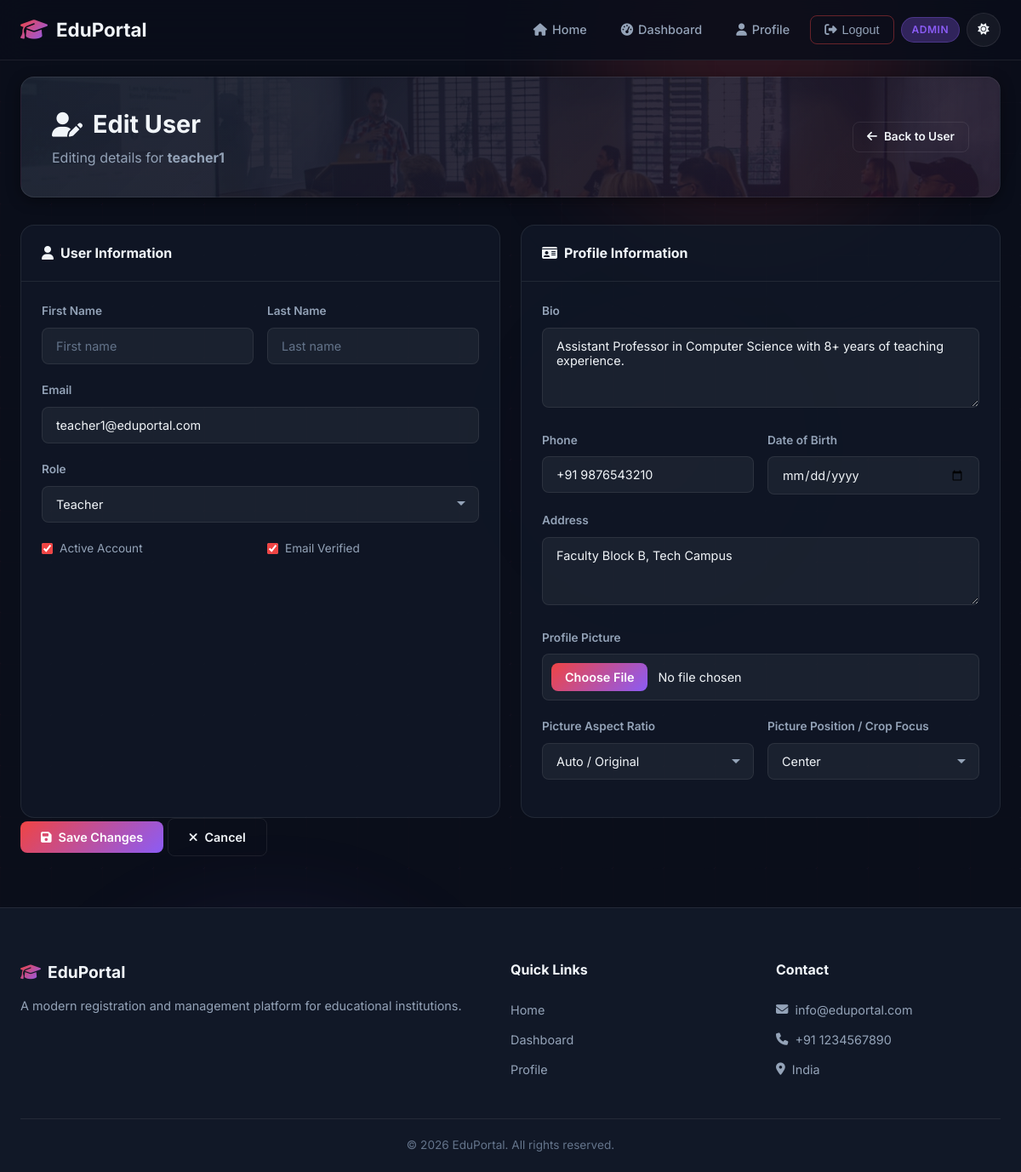
Screenshot of /dashboard/admin-panel/user/5/edit/ (signed in) with the database file from the repository.
### accounts/models.py (models this page shows, shortened)
class User(AbstractUser):
    class Role(models.TextChoices):
        STUDENT = 'student', 'Student'
        TEACHER = 'teacher', 'Teacher'
        ADMIN = 'admin', 'Admin'
    role = models.CharField(
        max_length=10,
        choices=Role.choices,
        default=Role.STUDENT,
    )
    email = models.EmailField(unique=True)
    is_email_verified = models.BooleanField(default=False)
    failed_login_attempts = models.IntegerField(default=0)
    lockout_until = models.DateTimeField(null=True, blank=True)
    @property
    def is_admin_user(self):
        return self.role == self.Role.ADMIN

class Profile(models.Model):
    user = models.OneToOneField(User, on_delete=models.CASCADE, related_name='profile')
    bio = models.TextField(max_length=500, blank=True)
    phone = models.CharField(max_length=15, blank=True)
    date_of_birth = models.DateField(null=True, blank=True)
    address = models.TextField(max_length=300, blank=True)
    profile_picture = models.ImageField(upload_to='profile_pics/', blank=True, null=True)
    avatar_ratio = models.CharField(
        max_length=10,
        choices=[
            ('1-1', '1:1 (Square)'),
            ('4-5', '4:5 (Portrait)'),
            ('16-9', '16:9 (Landscape)'),
            ('auto', 'Auto / Original')
        ],
        default='auto'
    )
    avatar_position = models.CharField(
        max_length=10,
        choices=[
            ('center', 'Center'),
            ('top', 'Top'),
            ('bottom', 'Bottom')
        ],
        default='center'
    )
    created_at = models.DateTimeField(auto_now_add=True)
    updated_at = models.DateTimeField(auto_now=True)

### dashboard/views.py (the view)
# urls.py: path('admin-panel/user/<int:user_id>/edit/', views.admin_edit_user, name='admin_edit_user'),
@admin_required
def admin_edit_user(request, user_id):
    managed_user = get_object_or_404(User, pk=user_id)
    profile, _ = Profile.objects.get_or_create(user=managed_user)
    student_detail = StudentDetail.objects.filter(user=managed_user).first()
    if request.method == 'POST':
        user_form = AdminEditUserForm(request.POST, instance=managed_user)
        profile_form = ProfileUpdateForm(request.POST, request.FILES, instance=profile)
        student_form = None
        if managed_user.is_student:
            if student_detail is None:
                student_detail = StudentDetail(user=managed_user)
            student_form = StudentDetailForm(request.POST, instance=student_detail)
        forms_valid = user_form.is_valid() and profile_form.is_valid()
        if student_form:
            forms_valid = forms_valid and student_form.is_valid()
        if forms_valid:
            user_form.save()
            profile_form.save()
            if student_form:
                student_form.save()
            messages.success(request, f'User "{managed_user.username}" updated successfully!')
            return redirect('dashboard:admin_manage_user', user_id=user_id)
    else:
        user_form = AdminEditUserForm(instance=managed_user)
        profile_form = ProfileUpdateForm(instance=profile)
        student_form = StudentDetailForm(instance=student_detail) if student_detail else None
    context = {
        'managed_user': managed_user,
        'user_form': user_form,
        'profile_form': profile_form,
        'student_form': student_form,
        'student_detail': student_detail,
    }
    return render(request, 'dashboard/admin_edit_user.html', context)

### accounts/forms.py
class AdminEditUserForm(forms.ModelForm):
    class Meta:
        model = User
        fields = ['first_name', 'last_name', 'email', 'role', 'is_active', 'is_email_verified']
        widgets = {
            'first_name': forms.TextInput(attrs={
                'class': 'form-input',
                'placeholder': 'First name',
            }),
            'last_name': forms.TextInput(attrs={
                'class': 'form-input',
                'placeholder': 'Last name',
            }),
            'email': forms.EmailInput(attrs={
                'class': 'form-input',
                'placeholder': 'Email address',
            }),
            'role': forms.Select(attrs={'class': 'form-input'}),
            'is_active': forms.CheckboxInput(attrs={'class': 'form-checkbox'}),
            'is_email_verified': forms.CheckboxInput(attrs={'class': 'form-checkbox'}),
        }

### templates/dashboard/admin_edit_user.html (shortened to what this page needs)
{% extends 'base.html' %}
{% block content %}
<section class="dashboard-section">
    <div class="dashboard-container">
        <div class="dashboard-header">
            <div class="dashboard-welcome">
                <h1><i class="fas fa-user-edit"></i> Edit User</h1>
                <p>Editing details for <strong>{{ managed_user.username }}</strong></p>
            </div>
            <div class="dashboard-actions">
                <a href="{% url 'dashboard:admin_manage_user' managed_user.pk %}" class="btn btn-outline btn-sm">
                    <i class="fas fa-arrow-left"></i> Back to User
                </a>
            </div>
        </div>
        <form method="POST" enctype="multipart/form-data">
            <div class="dashboard-grid">
                <div class="dashboard-card">
                    <div class="card-header">
                        <h2><i class="fas fa-user"></i> User Information</h2>
                    </div>
                    <div class="card-body">
                        <div class="form-row">
                            <div class="form-group">
                                <label class="form-label">First Name</label>
                                {{ user_form.first_name }}
                            </div>
                            <div class="form-group">
                                <label class="form-label">Last Name</label>
                                {{ user_form.last_name }}
                            </div>
                        </div>
                        <div class="form-group">
                            <label class="form-label">Email</label>
                            {{ user_form.email }}
                        </div>
                        <div class="form-group">
                            <label class="form-label">Role</label>
                            {{ user_form.role }}
                        </div>
                        <div class="form-row">
                            <div class="form-group checkbox-group">
                                <label class="checkbox-label">
                                    {{ user_form.is_active }}
                                    <span>Active Account</span>
                                </label>
                            </div>
                            <div class="form-group checkbox-group">
                                <label class="checkbox-label">
                                    {{ user_form.is_email_verified }}
                                    <span>Email Verified</span>
                                </label>
                            </div>
                        </div>
                    </div>
                </div>
                <div class="dashboard-card">
                    <div class="card-header">
                        <h2><i class="fas fa-id-card"></i> Profile Information</h2>
                    </div>
                    <div class="card-body">
                        <div class="form-group">
                            <label class="form-label">Bio</label>
                            {{ profile_form.bio }}
                        </div>
                        <div class="form-row">
                            <div class="form-group">
                                <label class="form-label">Phone</label>
                                {{ profile_form.phone }}
                            </div>
                            <div class="form-group">
                                <label class="form-label">Date of Birth</label>
                                {{ profile_form.date_of_birth }}
                            </div>
                        </div>
                        <div class="form-group">
                            <label class="form-label">Address</label>
                            {{ profile_form.address }}
                        </div>
                        <div class="form-group">
                            <label class="form-label">Profile Picture</label>
                            {{ profile_form.profile_picture }}
                        </div>
                        <div class="form-row">
                            <div class="form-group">
                                <label class="form-label">Picture Aspect Ratio</label>
                                {{ profile_form.avatar_ratio }}
                            </div>
                            <div class="form-group">
                                <label class="form-label">Picture Position / Crop Focus</label>
                                {{ profile_form.avatar_position }}
                            </div>
                        </div>
                    </div>
                </div>
            </div>
            <div class="form-submit-bar">
                <button type="submit" class="btn btn-primary">
                    <i class="fas fa-save"></i> Save Changes
                </button>
                <a href="{% url 'dashboard:admin_manage_user' managed_user.pk %}" class="btn btn-outline">
                    <i class="fas fa-times"></i> Cancel
                </a>
            </div>
        </form>
    </div>
</section>
{% endblock %}

### templates/base.html (shortened to what this page needs)
{% load static %}
<!DOCTYPE html>
<html lang="en">
<head>
    <link rel="stylesheet" href="https://cdnjs.cloudflare.com/ajax/libs/font-awesome/6.5.1/css/all.min.css">
    <link rel="stylesheet" href="{% static 'css/style.css' %}?v=3.5">
</head>
<body>
    <div class="glowing-bg-container">
        <div class="bg-grid-overlay"></div>
        <div class="glowing-blob blob-ambient"></div>
    </div>
    <nav class="navbar" id="navbar">
        <div class="nav-container">
            <a href="{% url 'home' %}" class="nav-logo">
                <i class="fas fa-graduation-cap"></i>
                <span>EduPortal</span>
            </a>
            <ul class="nav-menu" id="navMenu">
                <li><a href="{% url 'home' %}" class="nav-link"><i class="fas fa-home"></i> Home</a></li>
                {% if user.is_authenticated %}
                    <li><a href="{% url 'dashboard:redirect' %}" class="nav-link"><i class="fas fa-tachometer-alt"></i> Dashboard</a></li>
                    <li><a href="{% url 'accounts:profile' %}" class="nav-link"><i class="fas fa-user"></i> Profile</a></li>
                    <li>
                        <button type="button" class="nav-link nav-btn btn-logout" data-modal-target="logoutModal" style="background: none; border: 1px solid rgba(239, 68, 68, 0.4); cursor: pointer;">
                            <i class="fas fa-sign-out-alt"></i> Logout
                        </button>
                    </li>
                    <li class="nav-user-badge">
                        <span class="user-role-badge role-{{ user.role }}">
                            {{ user.get_role_display }}
                        </span>
                    </li>
                {% else %}
                    <li><a href="{% url 'accounts:login' %}" class="nav-link nav-btn btn-login"><i class="fas fa-sign-in-alt"></i> Login</a></li>
                    <li><a href="{% url 'accounts:register' %}" class="nav-link nav-btn btn-register"><i class="fas fa-user-plus"></i> Register</a></li>
                {% endif %}
                <li>
                    <button class="theme-toggle-btn" id="themeToggle" title="Toggle Light/Dark Theme">
                        <i class="fas fa-sun" id="themeIcon"></i>
                    </button>
                </li>
            </ul>
        </div>
    </nav>
    <main class="main-content">
        {% block content %}{% endblock %}
    </main>
    <footer class="footer">
        <div class="footer-container">
            <div class="footer-grid">
                <div class="footer-section">
                    <h3><i class="fas fa-graduation-cap"></i> EduPortal</h3>
                    <p>A modern registration and management platform for educational institutions.</p>
                </div>
                <div class="footer-section">
                    <h4>Quick Links</h4>
                    <ul>
                        <li><a href="{% url 'home' %}">Home</a></li>
                        {% if user.is_authenticated %}
                        <li><a href="{% url 'dashboard:redirect' %}">Dashboard</a></li>
                        <li><a href="{% url 'accounts:profile' %}">Profile</a></li>
                        {% else %}
                        <li><a href="{% url 'accounts:login' %}">Login</a></li>
                        <li><a href="{% url 'accounts:register' %}">Register</a></li>
                        {% endif %}
                    </ul>
                </div>
                <div class="footer-section">
                    <h4>Contact</h4>
                    <ul>
                        <li><i class="fas fa-envelope"></i> info@eduportal.com</li>
                        <li><i class="fas fa-phone"></i> +91 1234567890</li>
                        <li><i class="fas fa-map-marker-alt"></i> India</li>
                    </ul>
                </div>
            </div>
            <div class="footer-bottom">
                <p>&copy; 2026 EduPortal. All rights reserved.</p>
            </div>
        </div>
    </footer>
</body>
</html>

### rows the page displays
User: role "ADMIN"
User: username "teacher1", email "teacher1@eduportal.com", role "Teacher", is_active "☑", is_email_verified "☑"
Profile: bio "Assistant Professor in Computer Science with 8+ years of teaching experience.", phone "+91 9876543210", address "Faculty Block B, Tech Campus", avatar_ratio "Auto / Original", avatar_position "Center"
